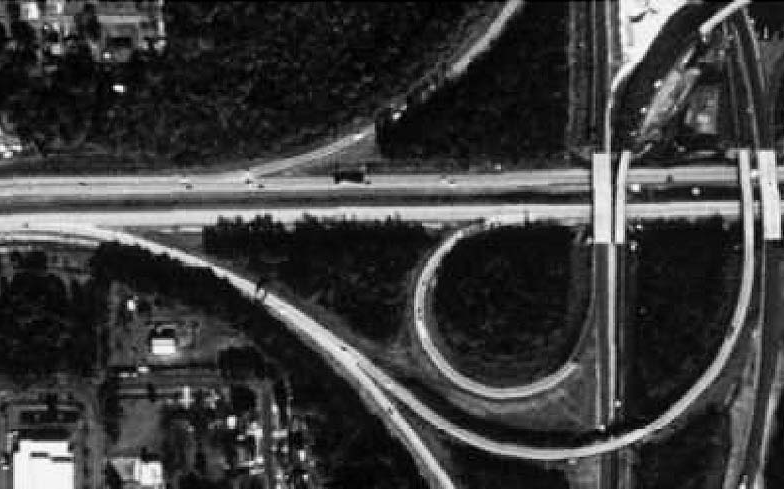
%> input picture code/image/maq11.png, 784 x 489 px
$ octave MAIN.m   (GNU Octave 9; MATLAB toolbox functions it lacks are replaced by stand-ins)
%> lines starting %> are read from the running program, lines starting %| are printed output that depends on the picture; in (x1, y1, x2, y2) boxes, pixels count from 0 and x2, y2 are one past the last pixel; in counts of white or black regions, pixels touching at a corner belong together; the program's own positions count from 1
### code/INITIALIZE_test.m


function INITIALIZE_test (a , color)

%% global

global x
global t
global edge_canny
global  unaceptive_point
global max_margin
global white
global black
global image
global M
global N

max_margin =10;

b=rgb2gray(a);
x=double(b);
x1=x;
level = graythresh(b);
level = im2uint8(level)
% [6 lines of commented-out code are left out]
edge1 = EDGE_FND_CANNY ( x1 );
figure(1)
% subplot(1,2,1)
imshow(edge1)
pause


mask = ( 1/115) * [ 2 4 5 4 2 ; 4 9 12 9 4 ; 5 12 15  12  5 ; 4 9 12 9 4 ; 2 4 5 4 2 ];
x= conv2(mask , x);       %% softening image


[M , N ] =size(x);
image = x;

for i= 1:M                     %% i know that road in dark position isnt more than ... gray level therfor i assume gray level of image is max in non road
    for j=1:N
        if x(i,j) > 255             %%---**---%%
            x(i,j) = 255;
        end
    end
end

if color == white
    x=255 - x;
end
x2=x;
edge2 = EDGE_FND_CANNY ( x2 );
figure(1)
subplot(1,2,2 )
imshow(edge2)
pause
% CUT_IMAGE_PARIS_3_1()               %%---**---%%

y=x;
t=x;                  %% use for canny edge detector and find best distance between edge


for i= 1:M                     %% i know that road in dark position isnt more than ... gray level therfor i assume gray level of image is max in non road
    for j=1:N
        if x(i,j) > level             %%---**---%%
            t(i,j) = 255;
        else
            t(i,j) =0;
        end
    end
end
x3=t;
figure(2)
edge3 = EDGE_FND_CANNY ( x3 );
% subplot(1,2,1 )
imshow(edge3)
pause
% figure(3)
% imshow(uint8(t))
if color == black
    % [e , r ]   = MinimaxAT(t)  ;
    BW2 = bwareaopen(t, 10);
    F = imfill(BW2,'holes');
    BW2 = double(F);
else
    BW2 = t;
end
%
% BW2 = x;
%
[ S , T ] =size(BW2);

for i = 1 :S
    for j = 1 : T

        if BW2(i,j) > 0
            bw(i,j) = 255;
        else
            bw(i,j) = 0;
        end

    end
end
%
% %%% use for find edge in process
edge_canny = bw;
% %%% high light out of road
x = x + bw;
% edge_canny = t;
for i= 1:M                     %% i know that road in dark position isnt more than ... gray level therfor i assume gray level of image is max in non road
    for j=1:N
        if x(i,j) > 255            %%---**---%%
            x(i,j) = 255;
        end
    end
end
 %%%%%%%%%%%%%%%%%%%  canny edge detector %%%%%%%%%%%%%%%%%%%%%%
% edge_canny = EDGE_FND_CANNY ( t );
% figure (4)
% imshow(uint8(edge_canny))

 %%% margin around of image that point of roud must be bigger than margin   %%%%%%%%%%%%%%%%%%%%%%%%%%%%%%%%%%%%%%%%%%%

 p=0;
 for  i = 1:max_margin
     for j = 1 : N

         p=p+1;
         unaceptive_point(p,1)=i;
         unaceptive_point(p,2)=j;

     end
 end

  for  i = 1:M
     for j = 1 : max_margin

         p=p+1;
         unaceptive_point(p,1)=i;
         unaceptive_point(p,2)=j;

     end
  end


  for  i = M - max_margin : M
     for j = 1 : N

         p=p+1;
         unaceptive_point(p,1)=i;
         unaceptive_point(p,2)=j;

     end
 end

  for  i = 1:M
     for j = N - max_margin : N

         p=p+1;
         unaceptive_point(p,1)=i;
         unaceptive_point(p,2)=j;

     end
 end


### code/EDGE_FND_CANNY.m
function  canny_edge = EDGE_FND_CANNY ( IMAGE )

 [ M,N] = size(IMAGE);


BW = edge(IMAGE,'canny');

for i = 1:M
    for j = 1:N
        if BW(i,j) == 1
            bw(i,j) = 255;
        end
    end
end
canny_edge = bw;

### code/AUTOMATIC_FIND_SEED_POINT.m
function [ SEED_POINT , FLAG_SEED_POINT ] = AUTOMATIC_FIND_SEED_POINT(TH_SEARCH_AUTOMAT , TH_ANGLE_AUTOMAT , TH_DIS_FIRST_AUTOMAT , TH_DIS_AUTOMAT          ,        MAX_WIDE_AUTOMAT , COFF_WIDE_AUTOMAT )

global x
global edge_canny
global edge_point
global L
global T
global prob_point

FLAG_SEED_POINT =1;
SEED_POINT = [];
edge_point = EDGE_FND_CANNY ( edge_canny );
level =0;

[L , T ] = size(edge_point);

for i = 1:L
    for j = 1: T

        if edge_point(i,j) > level

            edge_point(i,j) = 255;

        end
    end
end

% figure(1)
% imshow(uint8(edge_point))


add = 0;
for i = L - 20 : -1 : 20
    for j = 20 : T - 20

        if edge_point(i,j) > 0

            add = add+1;
            prob_point(add,1) = i;
            prob_point(add,2) = j;

        end
    end
end
a=[];
flag_find_road =1;
while (flag_find_road == 1)
[road_line , flag_find_line ] = STEP_ONE_AUTOMATIC_FIND_SEED_POINT_2(TH_SEARCH_AUTOMAT , TH_ANGLE_AUTOMAT , TH_DIS_FIRST_AUTOMAT , TH_DIS_AUTOMAT );

if flag_find_line == 0
   [ adjacency_road_line , adjacency_first_point , flag_find_road]= STEP_TWO_AUTOMATIC_FIND_SEED_POINT (road_line , MAX_WIDE_AUTOMAT  , COFF_WIDE_AUTOMAT , TH_DIS_AUTOMAT , TH_SEARCH_AUTOMAT ,  TH_ANGLE_AUTOMAT , TH_DIS_FIRST_AUTOMAT ,  TH_DIS_AUTOMAT);
end
end

if flag_find_road ==0
        adjacency_first_point
        road_first_point = road_line(1,:)
        ROW = (road_first_point(1) + adjacency_first_point(1) ) /2;
        COLOUMN = (road_first_point(2) + adjacency_first_point(2) ) /2;
        WIDE_INIT = sqrt( ((road_first_point(1) - adjacency_first_point(1) )^2) + ( (road_first_point(2) - adjacency_first_point(2) )^2));

        cov_angle_1 = cov(road_line(:,3))
        median(road_line(:,3))
        cov_angle_2 = cov(adjacency_road_line(:,3))
        median(adjacency_road_line(:,3))

        if cov_angle_1 <= cov_angle_2

           ANGLE = median(road_line(:,3));
        else
            ANGLE = median(adjacency_road_line(:,3));
        end


        road_line
        adjacency_road_line
        SEED_POINT = [ ROW , COLOUMN , ANGLE , WIDE_INIT ]
        FLAG_SEED_POINT=0;
end
note =' finishhhhhhhhhhhhhhhhhhhhhhhhhhhhhhhhhhhhhhhhhhhhhhhhhhhhhhhhhhhhhhhhhhhhhhhhhh'
pause
pause
pause
pause
pause
pause
pause


if numel (SEED_POINT) == 0
    SEED_POINT = [ 0 0 0 0]
    FLAG_SEED_POINT = 1;
end


### code/STEP_ONE_AUTOMATIC_FIND_SEED_POINT_2.m
function [ ROAD_LINE , FLAG_FIND_LINE ] = STEP_ONE_AUTOMATIC_FIND_SEED_POINT_2(TH_SEARCH , TH_ANGLE , TH_DIS_FIRST , TH_DIS )


global edge_point
global prob_point
global M
global N

    size_prob_point = size(prob_point);
    add = size_prob_point(1);
    add_remove = 0;
    Remove =[];
    FLAG_FIND_LINE = 1;
for p_point = 1 : add

        road_points=[];
        %%%%%%%%%% search for find next point of find first point for find angle for later %%%%%%%%%%%%%%%%%%
        flag_find_any_point = 1;

        for dis = 1.45 : TH_DIS_FIRST
            for fi = 180 : -1 : -180

                 r_prob =  round(prob_point(p_point , 1) - dis * sind ( fi )) ;
                 c_prob =  round(prob_point(p_point , 2) + dis * cosd ( fi ));             %% measurement cordinate point

                 if (edge_point(round(r_prob) , round(c_prob) ) ) > 0

                     d(1) = r_prob;
                     d(2) = c_prob;
                     e(1) = prob_point(p_point , 1);
                     e(2) = prob_point(p_point , 2);

                     angle =ANGLE_FIND( d , e );
                     flag_find_any_point =0;

                     road_points(1,1) = prob_point(p_point , 1);
                     road_points(1,2) = prob_point(p_point , 2);
                     road_points(1,3) = angle;
                     road_points(2,1) = r_prob;
                     road_points(2,2) = c_prob;
                     road_points(2,3) = angle
                     pause
                     break;

                 end


            end
             %%%%%%%%%%%%%%%%%%%%%%%%%%%%%%%%%%%%%%%%%%%%%%%%%%%%%%%%%%
                 if flag_find_any_point == 0
                     r_priori =  road_points(2,1);
                     c_priori = road_points(2,2);
                     break
                 end

        end %% end of find twice point


        %%%%%%%%%% if find two point then we know  angle for search around first probably point %%%%%%%%%%%%%%%%%%%%%%%%%%%%%%
        if flag_find_any_point == 0

            for Search = 1 : TH_SEARCH

                for dis = 1 : TH_DIS

                      flag_find_next_point=2;
                      for fi = 179 : -1 : -179


                            r_next =  round(r_priori - dis * sind ( fi ))   ;
                            c_next =  round(c_priori + dis * cosd ( fi ))   ;          %% measurement cordinate point

                            size_road_points = size(road_points);
                            flag_duplicate_point = 1;
                            for s_r = 1 : size_road_points(1)
                                if ( round(r_next) == round(road_points(s_r,1) ) ) &&  ( round(c_next) == round(road_points(s_r,2) ) )
                                    flag_duplicate_point = 0;
                                end
                            end

                            if ( round(r_next) > M-10 ) || ( round(r_next) < 10 ) || ( round(c_next) > N-10 ) || ( round(c_next) < 10 )
                                flag_duplicate_point = 0;
                            end

                            if flag_duplicate_point == 1

                                        if  (edge_point(round(r_next) , round(c_next) ) ) > 0

                                              d(1) = r_next;
                                              d(2) = c_next;
                                              e(1) = prob_point(p_point , 1);
                                              e(2) = prob_point(p_point , 2);
                                              angle_prob =ANGLE_FIND( d , e );
%                                               pause


                                              abs_angle = abs(angle  - angle_prob);
                                              while(abs(abs_angle) >= 180)
                                                 if abs_angle >=180
                                                     abs_angle = abs_angle - 360;
                                                 elseif abs(abs_angle)>=180
                                                     abs_angle = 360 + abs_angle;
                                                 end
                                              end
%                                                       flag_find_any_point
%                                                      note='2'
%                                                       pause
                                              if abs_angle <= TH_ANGLE

                                                size_road_points = size(road_points);
                                                add_road_points =size_road_points(1) +1;
                                                road_points(add_road_points , 1) = r_next;
                                                road_points(add_road_points , 2) = c_next;
                                                road_points(add_road_points,3) = angle_prob;
                                                r_priori = r_next;
                                                c_priori = c_next;
                                                flag_find_next_point = 0;
%                                                              flag_find_any_point
%                                                      note='2.1'
%                                                       pause
                                                break
                                            else
                                                flag_find_next_point = 1;
%                                                 break
                                              end
                                        end
                            end

                      end
%                                                     flag_find_any_point
%                                                     fi
%                                                      note='4'
%                                                      pause
                                          if flag_find_next_point < 2
                                              break
                                          end

%                                           if flag_find_next_point == 0
%                                               break
%                                           end

                end

                if flag_find_next_point ~= 0
                    note='this point is not on the road line'
                    flag_find_any_point = 1;
                    pause
                    break
                end

            end
        end

        add_remove = add_remove + 1;
        Remove(add_remove) = p_point; %%% remove checked point from probability points

                if flag_find_next_point == 0
                    note='this point is on the road line'
                    FLAG_FIND_LINE = 0;
                    road_points
                    pause
                    break
                end
end


road_points = REGULATE_ANGLE_180(road_points,3);
 if  FLAG_FIND_LINE == 0

    prob_point(Remove,:) =[];
    ROAD_LINE = road_points;
 else
     note = ' Warning !!!! this program didnt work '
     note = ' there didnt find any line like road line !!'
     pause
     pause
     pause
     ERROR

 end

### code/MAIN.m


%% ------------------------------------------- Segmentation road of SAR Image with Bayesian filter -----------------------------------------%%
%%%% use kalman filter for extract straight or curve road and when we reach to intersection  or cut road condition with
%%%% car or bad contrast situation then we switch to particle filter and also when we pass some step we change come back to
%%%% kalman filter and continue this process .
%%%% ----------------------------------------------------------------------------------------------------------------------------------------------------%%%%


%% Initialize Image and set global and seed point
clear all;
clc;
global x
global y
global memmory_point
global memmory_negative_point
global p_1
global Wide
global result_project
global unaceptive_point
global flag_find_any_negative_point
global positive_position_kalman
global negative_position_kalman
global white
global black
global color

flag_find_road_seed =0;

while ( flag_find_road_seed == 0 )

Max_Gray = 200;
 p_1 =[ 10 12 14  ];        %% initialize reference profile
                                                                                             %!!!!!!!!!!!!!!!!!!!!!!!!!!!!!!!!!!!!!!!!!!!!!!!!!!!!!!!!!!!!!!!!!!!!!!!!!!!!!%
                                                                                             %%%!!! Warning : only chosse angle between -180 to 180  !!!%%%
white =1;
black = 0;
color = black;
%%% automatic seed
th_search_automatic = 50;
th_angle_automatic = 30;
th_dis_first_automatic = 4.2;
th_dis_automatic =2.9;
max_wide_automatic = 40;
coeff_wide_automatic =2;
%%%%
%IMAGE=imread  ( 'E:\internet\uni\proje\matlab\doc fin\docum\docu\comp\maq.bmp');    %%---**---%%
IMAGE=imread  ( 'E:\matlab\final project\final_3 without pause\image\maq11.png');    %%---**---%%
%> IMAGE is the input picture: size 489x784x3 uint8; min 0, max 255, mean 60.1

INITIALIZE_test (IMAGE , black )
%> in INITIALIZE_test, `level = graythresh(b);`: level = 0.396
%> in INITIALIZE_test, `level = im2uint8(level)`: level = 101
%> in EDGE_FND_CANNY, `BW = edge(IMAGE,'canny');`:
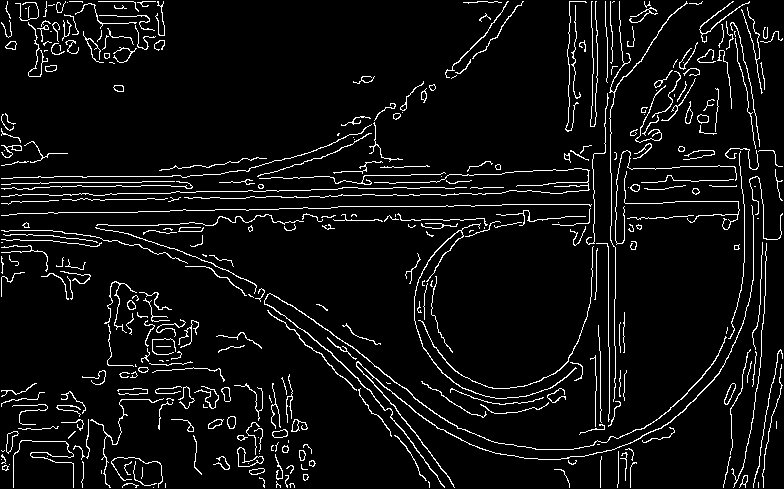
%> BW: size 489x784 logical; 6.1% white in thin lines or dots
%> after the loop in EDGE_FND_CANNY, `for i = 1:M`: bw: size 488x783 double; 6.1% white in thin lines or dots
%> after the loop in INITIALIZE_test, `for i= 1:M`:
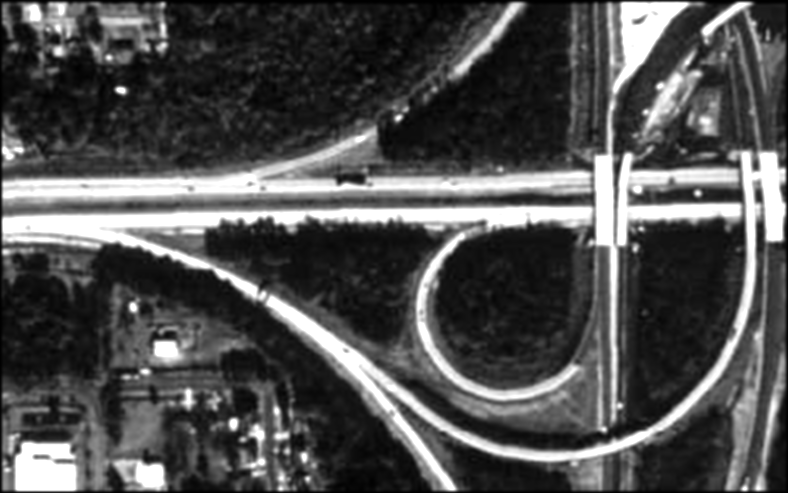
%> x: size 493x788 double; min 0, max 255, mean 79.8
%> in EDGE_FND_CANNY (call 2), `BW = edge(IMAGE,'canny');`: BW: size 493x788 logical; 5.8% white in thin lines or dots
%> after the loop in EDGE_FND_CANNY (call 2), `for i = 1:M`: bw: size 492x787 double; 5.8% white in thin lines or dots
%> after the loop in INITIALIZE_test, `for i= 1:M`:
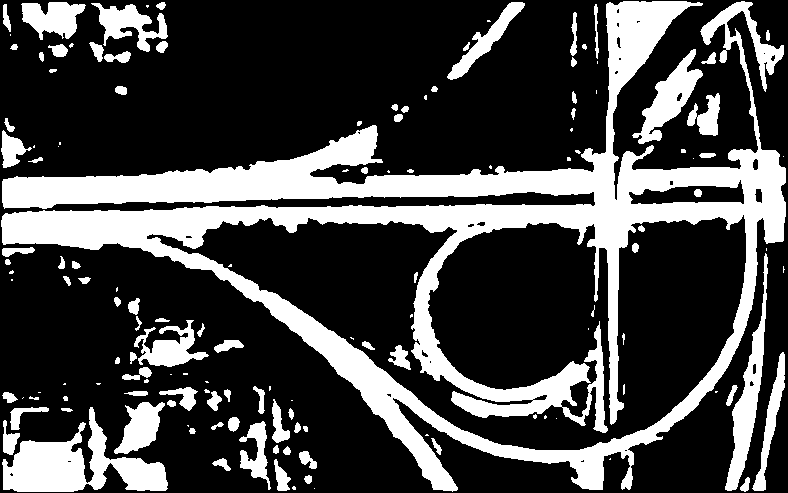
%> t: size 493x788 double; 27.5% white; 142 white regions (48 under 20 px), largest, box (x1, y1, x2, y2) and area: (1, 1, 786, 492) 76531, (2, 407, 168, 492) 6201, (725, 253, 768, 491) 2807
%> in EDGE_FND_CANNY (call 3), `BW = edge(IMAGE,'canny');`: BW: size 493x788 logical; 4.7% white in thin lines or dots
%> after the loop in EDGE_FND_CANNY (call 3), `for i = 1:M`: bw: size 492x787 double; 4.7% white in thin lines or dots
%> in INITIALIZE_test, `F = imfill(BW2,'holes');`:
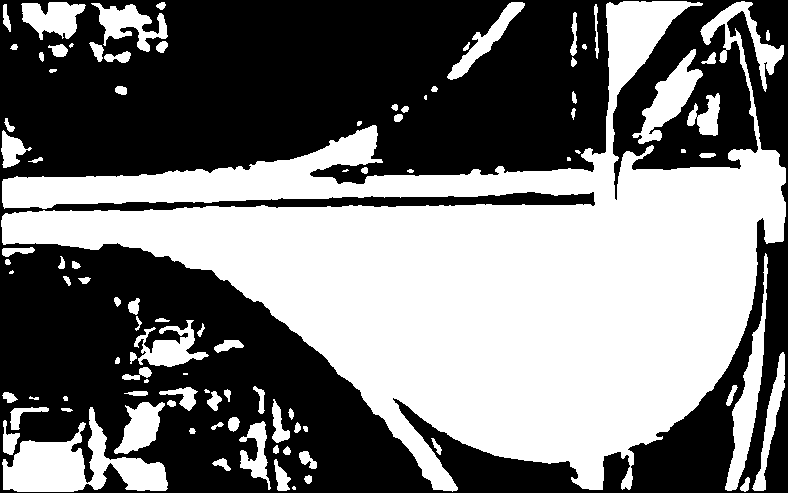
%> F: size 493x788 logical; 46.8% white; 96 white regions (11 under 20 px), largest, box (x1, y1, x2, y2) and area: (1, 1, 786, 492) 152281, (2, 407, 168, 492) 6210, (725, 253, 768, 491) 2849
%> in INITIALIZE_test, `x = x + bw;`:
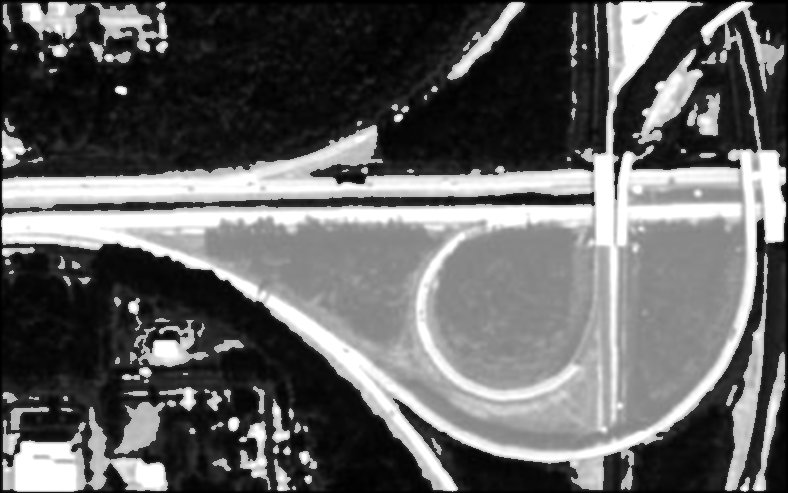
%> x: size 493x788 double; min 0, max 510, mean 199.1; drawn with min black and max white
%> after the loop in INITIALIZE_test, `for i= 1:M`:
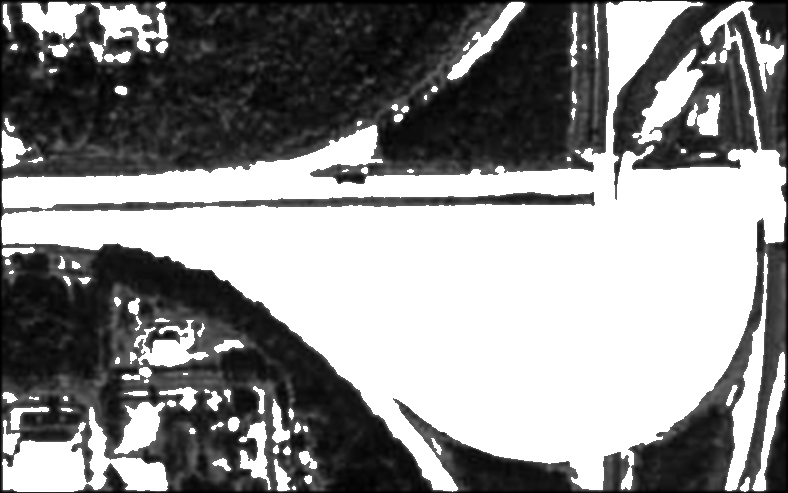
%> x: size 493x788 double; min 0, max 255, mean 140.9
% pause


   [ seed_point , flag_find_road_seed ] = AUTOMATIC_FIND_SEED_POINT(th_search_automatic , th_angle_automatic , th_dis_first_automatic , th_dis_automatic , max_wide_automatic , coeff_wide_automatic)
%> in EDGE_FND_CANNY (call 4), `BW = edge(IMAGE,'canny');`: BW: size 493x788 logical; 3.4% white in thin lines or dots
%> after the loop in EDGE_FND_CANNY (call 4), `for i = 1:M`:
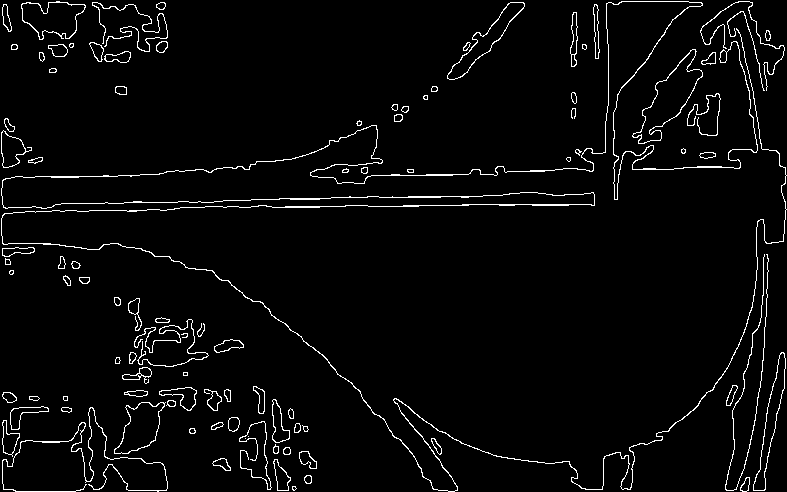
%> bw: size 492x787 double; 3.4% white in thin lines or dots
%> after the loop in AUTOMATIC_FIND_SEED_POINT, `for i = L - 20 : -1 : 20`: add = 10725
%> the loop in AUTOMATIC_FIND_SEED_POINT, `while (flag_find_road == 1)` made 1 pass
%> (size_prob_point in STEP_ONE_AUTOMATIC_FIND_SEED_POINT_2, add in STEP_ONE_AUTOMATIC_FIND_SEED_POINT_2) on pass 1: ([10725 2], 10725)
%> the run ends on the next line
